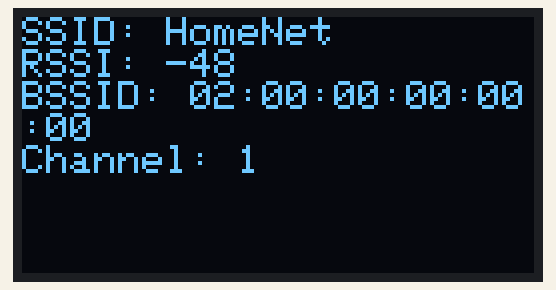
Simulated run of this sketch. Board: ESP8266 (NodeMCU). Shown: 128×64 one-colour display. A WiFi scan finds three made-up networks.

Above: at 2.1 s.
At 9.6 s:
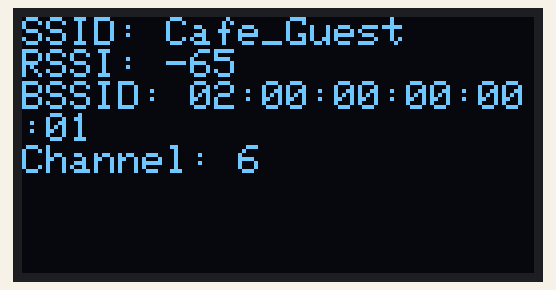
At 17.2 s:
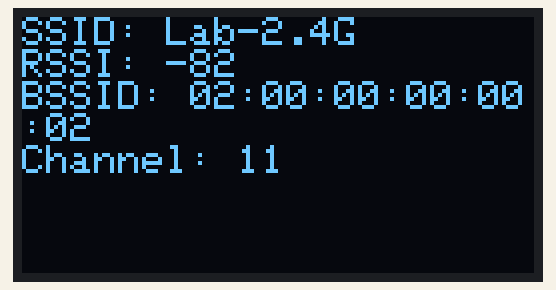

Measured:
- what the display in image 0 shows lasts 7.5 s, from 2.1 s to 9.6 s
- what the display in image 2 shows lasts 14.5 s, from 17.1 s to 31.6 s

The sketch:

wifi_scan.ino
```cpp
#include <ESP8266WiFi.h>
#include <Wire.h>
#include <Adafruit_GFX.h>
#include <Adafruit_SSD1306.h>
Adafruit_SSD1306 display(128, 64, &Wire, -1);
void setup() {
Serial.begin(115200);
WiFi.mode(WIFI_STA);


 display.begin(SSD1306_SWITCHCAPVCC, 0x3C);


}


void loop() {
int n = WiFi.scanNetworks();
  if (n == 0) {
    display.clearDisplay();
    display.setTextColor(SSD1306_WHITE);
    display.setCursor(10, 10);
    display.println("no network found");
    display.display();
  } else {
    for (int i = 0; i < n; ++i) {
      display.clearDisplay();
      display.setTextColor(SSD1306_WHITE);
      display.setCursor(0, 0);
      display.print("SSID: ");
      display.println(WiFi.SSID(i));
      display.print("RSSI: ");
      display.println(WiFi.RSSI(i));
      display.print("BSSID: ");
      display.println(WiFi.BSSIDstr(i));
      display.print("Channel: ");
      display.println(WiFi.channel(i));
      display.display();
      delay(7500);

  }
}
  delay(5000);
}
```
